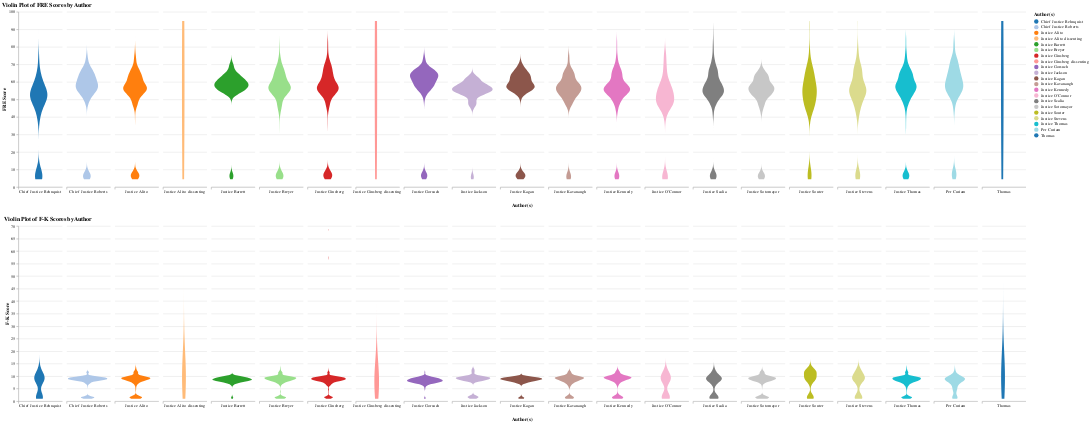

The notebook cell saved with this chart:
### Code cell
distinct_authors = long_df['Author(s)'].unique()

# Aggregate the data to calculate the year range and total opinions for each author
author_summary = (
    long_df.groupby('Author(s)')
    .agg(
        min_year=('Year', 'min'),
        max_year=('Year', 'max'),
        total_count=('Year', 'size'),
        min_score_fre=('FRE Score', 'min'),
        max_score_fre=('FRE Score', 'max'),
        avg_score_fre=('FRE Score', 'mean'),
        min_score_fk=('F-K Score', 'min'),
        max_score_fk=('F-K Score', 'max'),
        avg_score_fk=('F-K Score', 'mean')
    )
    .reset_index()
)

# Add a column for the year band
author_summary['Year_Band'] = author_summary['min_year'].astype(str) + ' - ' + author_summary['max_year'].astype(str)

# Enable full data transformation
alt.data_transformers.enable('default', max_rows=None)

# Create a violin plot for Opinion 1 FRE scores by authors
violin_plot_fre = alt.Chart(long_df).transform_filter(
    alt.FieldOneOfPredicate(field='Author(s)', oneOf=distinct_authors)
).transform_density(
    density='FRE Score',
    as_=['FRE Score', 'density'],
    extent=[long_df['FRE Score'].min(), long_df['FRE Score'].max()],
    groupby=['Author(s)']
).transform_lookup(
    lookup='Author(s)',
    from_=alt.LookupData(author_summary, 'Author(s)', ['Year_Band', 'total_count', 'min_score_fre', 'max_score_fre', 'avg_score_fre'])
).mark_area(orient='horizontal').encode(
    alt.X('density:Q')
        .stack('center')
        .impute(None)
        .title(None)
        .axis(labels=False, values=[0], grid=False, ticks=True),
    alt.Y('FRE Score:Q'),
    alt.Color('Author(s):N', scale=alt.Scale(scheme='category20')),  # Use a color scheme with enough distinct colors
    alt.Column('Author(s):N')
        .spacing(10)
        .header(titleOrient='bottom', labelOrient='bottom', labelPadding=0),
    tooltip=[
        alt.Tooltip('Author(s):N', title='Author'),
        alt.Tooltip('Year_Band:N', title='Years Active'),
        alt.Tooltip('total_count:Q', title='Total Opinions Authored'),
        alt.Tooltip('min_score_fre:Q', title='Min Score'),
        alt.Tooltip('max_score_fre:Q', title='Max Score'),
        alt.Tooltip('avg_score_fre:Q', title='Avg Score')
    ]
).properties(
    title='Violin Plot of FRE Scores by Author',
    width=100,
    height=400
)

# Create a violin plot for Opinion 1 F-K scores by authors
violin_plot_fk = alt.Chart(long_df).transform_filter(
    alt.FieldOneOfPredicate(field='Author(s)', oneOf=distinct_authors)
).transform_density(
    density='F-K Score',
    as_=['F-K Score', 'density'],
    extent=[long_df['F-K Score'].min(), long_df['F-K Score'].max()],
    groupby=['Author(s)']
).transform_lookup(
    lookup='Author(s)',
    from_=alt.LookupData(author_summary, 'Author(s)', ['Year_Band', 'total_count', 'min_score_fk', 'max_score_fk', 'avg_score_fk'])
).mark_area(orient='horizontal').encode(
    alt.X('density:Q')
        .stack('center')
        .impute(None)
        .title(None)
        .axis(labels=False, values=[0], grid=False, ticks=True),
    alt.Y('F-K Score:Q'),
    alt.Color('Author(s):N', scale=alt.Scale(scheme='category20')),  # Use a color scheme with enough distinct colors
    alt.Column('Author(s):N')
        .spacing(10)
        .header(titleOrient='bottom', labelOrient='bottom', labelPadding=0),
    tooltip=[
        alt.Tooltip('Author(s):N', title='Author'),
        alt.Tooltip('Year_Band:N', title='Years Active'),
        alt.Tooltip('total_count:Q', title='Total Opinions Authored'),
        alt.Tooltip('min_score_fk:Q', title='Min Score'),
        alt.Tooltip('max_score_fk:Q', title='Max Score'),
        alt.Tooltip('avg_score_fk:Q', title='Avg Score')
    ]
).properties(
    title='Violin Plot of F-K Scores by Author',
    width=100,
    height=400
)

# Concatenate the violin plots vertically and configure the view at the top level
violin_plots = alt.vconcat(violin_plot_fre, violin_plot_fk).configure_view(
    stroke=None
)

# Display the violin plots
violin_plots

### Figure 1 — Vega-Lite specification as saved in the notebook (floating-point values rounded to 4 significant figures; data arrays with more than 128 entries replaced by an {"elided": "..."} marker saying what was removed)
{"config": {"view": {"continuousWidth": 300, "continuousHeight": 300, "stroke": null}}, "vconcat": [{"mark": {"type": "area", "orient": "horizontal"}, "encoding": {"color": {"field": "Author(s)", "scale": {"scheme": "category20"}, "type": "nominal"}, "column": {"field": "Author(s)", "header": {"titleOrient": "bottom", "labelOrient": "bottom", "labelPadding": 0}, "spacing": 10, "type": "nominal"}, "tooltip": [{"field": "Author(s)", "title": "Author", "type": "nominal"}, {"field": "Year_Band", "title": "Years Active", "type": "nominal"}, {"field": "total_count", "title": "Total Opinions Authored", "type": "quantitative"}, {"field": "min_score_fre", "title": "Min Score", "type": "quantitative"}, {"field": "max_score_fre", "title": "Max Score", "type": "quantitative"}, {"field": "avg_score_fre", "title": "Avg Score", "type": "quantitative"}], "x": {"axis": {"labels": false, "values": [0], "grid": false, "ticks": true}, "field": "density", "impute": null, "stack": "center", "title": null, "type": "quantitative"}, "y": {"field": "FRE Score", "type": "quantitative"}}, "height": 400, "title": "Violin Plot of FRE Scores by Author", "transform": [{"filter": {"field": "Author(s)", "oneOf": ["Justice O'Connor", "Justice Ginsberg", "Chief Justice Rehnquist", "Justice Breyer", "Per Curiam", "Justice Thomas", "Justice Scalia", "Justice Stevens", "Justice Souter", "Justice Kennedy", "Chief Justice Roberts", "Justice Alito", "Justice Sotomayor", "Justice Kagan", "Justice Gorsuch", "Justice Kavanaugh", "Justice Barrett", "Justice Jackson", "Justice Ginsberg dissenting", "Thomas", "Justice Alito dissenting"]}}, {"density": "FRE Score", "extent": [4.38, 94.76], "groupby": ["Author(s)"], "as": ["FRE Score", "density"]}, {"lookup": "Author(s)", "from": {"data": {"name": "data-6f7d17b631fb77ece4ee706d39521e2f"}, "key": "Author(s)", "fields": ["Year_Band", "total_count", "min_score_fre", "max_score_fre", "avg_score_fre"]}}], "width": 100}, {"mark": {"type": "area", "orient": "horizontal"}, "encoding": {"color": {"field": "Author(s)", "scale": {"scheme": "category20"}, "type": "nominal"}, "column": {"field": "Author(s)", "header": {"titleOrient": "bottom", "labelOrient": "bottom", "labelPadding": 0}, "spacing": 10, "type": "nominal"}, "tooltip": [{"field": "Author(s)", "title": "Author", "type": "nominal"}, {"field": "Year_Band", "title": "Years Active", "type": "nominal"}, {"field": "total_count", "title": "Total Opinions Authored", "type": "quantitative"}, {"field": "min_score_fk", "title": "Min Score", "type": "quantitative"}, {"field": "max_score_fk", "title": "Max Score", "type": "quantitative"}, {"field": "avg_score_fk", "title": "Avg Score", "type": "quantitative"}], "x": {"axis": {"labels": false, "values": [0], "grid": false, "ticks": true}, "field": "density", "impute": null, "stack": "center", "title": null, "type": "quantitative"}, "y": {"field": "F-K Score", "type": "quantitative"}}, "height": 400, "title": "Violin Plot of F-K Scores by Author", "transform": [{"filter": {"field": "Author(s)", "oneOf": ["Justice O'Connor", "Justice Ginsberg", "Chief Justice Rehnquist", "Justice Breyer", "Per Curiam", "Justice Thomas", "Justice Scalia", "Justice Stevens", "Justice Souter", "Justice Kennedy", "Chief Justice Roberts", "Justice Alito", "Justice Sotomayor", "Justice Kagan", "Justice Gorsuch", "Justice Kavanaugh", "Justice Barrett", "Justice Jackson", "Justice Ginsberg dissenting", "Thomas", "Justice Alito dissenting"]}}, {"density": "F-K Score", "extent": [1.0, 68.75], "groupby": ["Author(s)"], "as": ["F-K Score", "density"]}, {"lookup": "Author(s)", "from": {"data": {"name": "data-6f7d17b631fb77ece4ee706d39521e2f"}, "key": "Author(s)", "fields": ["Year_Band", "total_count", "min_score_fk", "max_score_fk", "avg_score_fk"]}}], "width": 100}], "data": {"name": "data-69d34dbdad8ead3e43d4c42f0c3305d1"}, "$schema": "https://vega.github.io/schema/vega-lite/v5.8.0.json", "datasets": {"data-69d34dbdad8ead3e43d4c42f0c3305d1": {"elided": "3931 records"}, "data-6f7d17b631fb77ece4ee706d39521e2f": [{"Author(s)": "Chief Justice Rehnquist", "min_year": 2001, "max_year": 2004, "total_count": 48, "min_score_fre": 5.28, "max_score_fre": 73.2, "avg_score_fre": 43.55, "min_score_fk": 1.288, "max_score_fk": 13.38, "avg_score_fk": 6.726, "Year_Band": "2001 - 2004"}, {"Author(s)": "Chief Justice Roberts", "min_year": 2005, "max_year": 2023, "total_count": 224, "min_score_fre": 5.19, "max_score_fre": 75.55, "avg_score_fre": 53.15, "min_score_fk": 1.1, "max_score_fk": 11.71, "avg_score_fk": 7.746, "Year_Band": "2005 - 2023"}, {"Author(s)": "Justice Alito", "min_year": 2005, "max_year": 2023, "total_count": 356, "min_score_fre": 5.489, "max_score_fre": 78.85, "avg_score_fre": 51.83, "min_score_fk": 1.0, "max_score_fk": 13.7, "avg_score_fk": 7.601, "Year_Band": "2005 - 2023"}, {"Author(s)": "Justice Alito dissenting", "min_year": 2021, "max_year": 2021, "total_count": 1, "min_score_fre": 58.73, "max_score_fre": 58.73, "avg_score_fre": 58.73, "min_score_fk": 9.571, "max_score_fk": 9.571, "avg_score_fk": 9.571, "Year_Band": "2021 - 2021"}, {"Author(s)": "Justice Barrett", "min_year": 2020, "max_year": 2023, "total_count": 40, "min_score_fre": 6.336, "max_score_fre": 69.62, "avg_score_fre": 56.81, "min_score_fk": 1.375, "max_score_fk": 9.964, "avg_score_fk": 8.486, "Year_Band": "2020 - 2023"}, {"Author(s)": "Justice Breyer", "min_year": 2001, "max_year": 2021, "total_count": 415, "min_score_fre": 4.65, "max_score_fre": 81.83, "avg_score_fre": 51.96, "min_score_fk": 1.0, "max_score_fk": 13.33, "avg_score_fk": 7.873, "Year_Band": "2001 - 2021"}, {"Author(s)": "Justice Ginsberg", "min_year": 2001, "max_year": 2019, "total_count": 317, "min_score_fre": 5.292, "max_score_fre": 83.56, "avg_score_fre": 51.59, "min_score_fk": 1.128, "max_score_fk": 68.75, "avg_score_fk": 8.301, "Year_Band": "2001 - 2019"}, {"Author(s)": "Justice Ginsberg dissenting", "min_year": 2019, "max_year": 2019, "total_count": 1, "min_score_fre": 61.16, "max_score_fre": 61.16, "avg_score_fre": 61.16, "min_score_fk": 7.843, "max_score_fk": 7.843, "avg_score_fk": 7.843, "Year_Band": "2019 - 2019"}, {"Author(s)": "Justice Gorsuch", "min_year": 2016, "max_year": 2023, "total_count": 127, "min_score_fre": 6.138, "max_score_fre": 74.42, "avg_score_fre": 57.24, "min_score_fk": 1.15, "max_score_fk": 11.46, "avg_score_fk": 8.187, "Year_Band": "2016 - 2023"}, {"Author(s)": "Justice Jackson", "min_year": 2022, "max_year": 2023, "total_count": 29, "min_score_fre": 5.675, "max_score_fre": 62.32, "avg_score_fre": 54.05, "min_score_fk": 1.173, "max_score_fk": 12.63, "avg_score_fk": 8.004, "Year_Band": "2022 - 2023"}, {"Author(s)": "Justice Kagan", "min_year": 2010, "max_year": 2023, "total_count": 145, "min_score_fre": 6.113, "max_score_fre": 69.98, "avg_score_fre": 53.11, "min_score_fk": 1.117, "max_score_fk": 10.0, "avg_score_fk": 8.223, "Year_Band": "2010 - 2023"}, {"Author(s)": "Justice Kavanaugh", "min_year": 2018, "max_year": 2023, "total_count": 82, "min_score_fre": 5.26, "max_score_fre": 74.67, "avg_score_fre": 53.64, "min_score_fk": 1.1, "max_score_fk": 11.74, "avg_score_fk": 7.789, "Year_Band": "2018 - 2023"}, {"Author(s)": "Justice Kennedy", "min_year": 2001, "max_year": 2017, "total_count": 255, "min_score_fre": 5.248, "max_score_fre": 83.52, "avg_score_fre": 54.26, "min_score_fk": 1.0, "max_score_fk": 12.77, "avg_score_fk": 7.641, "Year_Band": "2001 - 2017"}, {"Author(s)": "Justice O'Connor", "min_year": 2001, "max_year": 2005, "total_count": 72, "min_score_fre": 5.12, "max_score_fre": 75.99, "avg_score_fre": 48.09, "min_score_fk": 1.0, "max_score_fk": 12.25, "avg_score_fk": 6.474, "Year_Band": "2001 - 2005"}, {"Author(s)": "Justice Scalia", "min_year": 2001, "max_year": 2015, "total_count": 351, "min_score_fre": 5.129, "max_score_fre": 89.14, "avg_score_fre": 52.82, "min_score_fk": 1.0, "max_score_fk": 12.5, "avg_score_fk": 6.901, "Year_Band": "2001 - 2015"}, {"Author(s)": "Justice Sotomayor", "min_year": 2009, "max_year": 2023, "total_count": 276, "min_score_fre": 5.119, "max_score_fre": 67.65, "avg_score_fre": 51.65, "min_score_fk": 1.118, "max_score_fk": 12.83, "avg_score_fk": 7.477, "Year_Band": "2009 - 2023"}, {"Author(s)": "Justice Souter", "min_year": 2001, "max_year": 2008, "total_count": 139, "min_score_fre": 4.38, "max_score_fre": 91.88, "avg_score_fre": 50.98, "min_score_fk": 1.1, "max_score_fk": 13.5, "avg_score_fk": 8.403, "Year_Band": "2001 - 2008"}, {"Author(s)": "Justice Stevens", "min_year": 2001, "max_year": 2009, "total_count": 255, "min_score_fre": 4.665, "max_score_fre": 94.76, "avg_score_fre": 51.94, "min_score_fk": 1.0, "max_score_fk": 13.7, "avg_score_fk": 7.38, "Year_Band": "2001 - 2009"}, {"Author(s)": "Justice Thomas", "min_year": 2001, "max_year": 2023, "total_count": 574, "min_score_fre": 5.135, "max_score_fre": 85.69, "avg_score_fre": 53.62, "min_score_fk": 1.0, "max_score_fk": 13.71, "avg_score_fk": 7.672, "Year_Band": "2001 - 2023"}, {"Author(s)": "Per Curiam", "min_year": 2001, "max_year": 2023, "total_count": 223, "min_score_fre": 5.559, "max_score_fre": 82.61, "avg_score_fre": 56.08, "min_score_fk": 1.0, "max_score_fk": 12.8, "avg_score_fk": 7.319, "Year_Band": "2001 - 2023"}, {"Author(s)": "Thomas", "min_year": 2017, "max_year": 2017, "total_count": 1, "min_score_fre": 58.15, "max_score_fre": 58.15, "avg_score_fre": 58.15, "min_score_fk": 9.567, "max_score_fk": 9.567, "avg_score_fk": 9.567, "Year_Band": "2017 - 2017"}]}}
